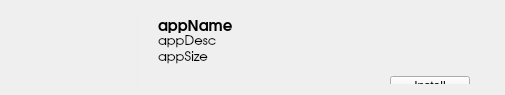
<?xml version="1.0" encoding="UTF-8"?>
<ui version="4.0">
 <class>ServiceItemWidget</class>
 <widget class="QWidget" name="ServiceItemWidget">
  <property name="geometry">
   <rect>
    <x>0</x>
    <y>0</y>
    <width>505</width>
    <height>95</height>
   </rect>
  </property>
  <property name="minimumSize">
   <size>
    <width>0</width>
    <height>90</height>
   </size>
  </property>
  <property name="windowTitle">
   <string>Form</string>
  </property>
  <layout class="QGridLayout" name="gridLayout">
   <item row="0" column="1">
    <widget class="QLabel" name="labelStatus">
     <property name="minimumSize">
      <size>
       <width>111</width>
       <height>90</height>
      </size>
     </property>
     <property name="maximumSize">
      <size>
       <width>111</width>
       <height>90</height>
      </size>
     </property>
     <property name="styleSheet">
      <string>border: 1px solid rgb(236, 236, 236, 100);</string>
     </property>
     <property name="text">
      <string/>
     </property>
     <property name="pixmap">
      <pixmap>./gui/pics/logo2010.png</pixmap>
     </property>
     <property name="scaledContents">
      <bool>true</bool>
     </property>
    </widget>
   </item>
   <item row="0" column="2">
    <layout class="QVBoxLayout" name="verticalLayout">
     <property name="spacing">
      <number>2</number>
     </property>
     <property name="sizeConstraint">
      <enum>QLayout::SetNoConstraint</enum>
     </property>
     <property name="leftMargin">
      <number>15</number>
     </property>
     <property name="topMargin">
      <number>5</number>
     </property>
     <property name="rightMargin">
      <number>15</number>
     </property>
     <item>
      <widget class="QLabel" name="labelName">
       <property name="font">
        <font>
         <family>URW Gothic L</family>
         <pointsize>11</pointsize>
         <weight>75</weight>
         <bold>true</bold>
        </font>
       </property>
       <property name="text">
        <string>appName</string>
       </property>
      </widget>
     </item>
     <item>
      <widget class="QLabel" name="labelDesc">
       <property name="font">
        <font>
         <family>URW Gothic L</family>
         <pointsize>10</pointsize>
        </font>
       </property>
       <property name="styleSheet">
        <string notr="true"/>
       </property>
       <property name="text">
        <string>appDesc</string>
       </property>
      </widget>
     </item>
     <item>
      <widget class="QLabel" name="labelSize">
       <property name="font">
        <font>
         <family>URW Gothic L</family>
         <pointsize>10</pointsize>
        </font>
       </property>
       <property name="styleSheet">
        <string notr="true"/>
       </property>
       <property name="text">
        <string>appSize</string>
       </property>
      </widget>
     </item>
     <item>
      <widget class="QWidget" name="widget" native="true">
       <property name="sizePolicy">
        <sizepolicy hsizetype="Preferred" vsizetype="Maximum">
         <horstretch>0</horstretch>
         <verstretch>0</verstretch>
        </sizepolicy>
       </property>
       <property name="minimumSize">
        <size>
         <width>0</width>
         <height>0</height>
        </size>
       </property>
       <layout class="QHBoxLayout" name="horizontalLayout">
        <item>
         <widget class="QLabel" name="message">
          <property name="text">
           <string/>
          </property>
         </widget>
        </item>
        <item>
         <widget class="QPushButton" name="installButton">
          <property name="sizePolicy">
           <sizepolicy hsizetype="Maximum" vsizetype="Maximum">
            <horstretch>0</horstretch>
            <verstretch>0</verstretch>
           </sizepolicy>
          </property>
          <property name="minimumSize">
           <size>
            <width>0</width>
            <height>20</height>
           </size>
          </property>
          <property name="text">
           <string>Install</string>
          </property>
         </widget>
        </item>
       </layout>
      </widget>
     </item>
     <item>
      <spacer name="verticalSpacer">
       <property name="orientation">
        <enum>Qt::Vertical</enum>
       </property>
       <property name="sizeHint" stdset="0">
        <size>
         <width>20</width>
         <height>40</height>
        </size>
       </property>
      </spacer>
     </item>
    </layout>
   </item>
   <item row="0" column="0">
    <spacer name="horizontalSpacer_2">
     <property name="orientation">
      <enum>Qt::Horizontal</enum>
     </property>
     <property name="sizeType">
      <enum>QSizePolicy::Fixed</enum>
     </property>
     <property name="sizeHint" stdset="0">
      <size>
       <width>15</width>
       <height>20</height>
      </size>
     </property>
    </spacer>
   </item>
  </layout>
 </widget>
 <resources/>
 <connections/>
</ui>
